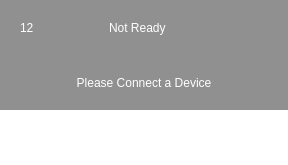
<?xml version="1.0" encoding="UTF-8"?>
<ui version="4.0">
 <class>NotReadyWidget</class>
 <widget class="QWidget" name="NotReadyWidget">
  <property name="geometry">
   <rect>
    <x>0</x>
    <y>0</y>
    <width>288</width>
    <height>165</height>
   </rect>
  </property>
  <property name="windowTitle">
   <string>NotReadyWidget</string>
  </property>
  <property name="styleSheet">
   <string notr="true">QLabel {
   Color: #ffffff;
}

#widget_up {
	background: #909090;
}

#widget_down {
	background: #ffffff;
}
	</string>
  </property>
  <layout class="QVBoxLayout" name="verticalLayout_4">
   <property name="spacing">
    <number>0</number>
   </property>
   <property name="leftMargin">
    <number>0</number>
   </property>
   <property name="topMargin">
    <number>0</number>
   </property>
   <property name="rightMargin">
    <number>0</number>
   </property>
   <property name="bottomMargin">
    <number>0</number>
   </property>
   <item>
    <layout class="QVBoxLayout" name="verticalLayout_3" stretch="2,1">
     <property name="spacing">
      <number>0</number>
     </property>
     <item>
      <widget class="QWidget" name="widget_up" native="true">
       <layout class="QVBoxLayout" name="verticalLayout_2">
        <property name="spacing">
         <number>0</number>
        </property>
        <property name="leftMargin">
         <number>0</number>
        </property>
        <property name="topMargin">
         <number>0</number>
        </property>
        <property name="rightMargin">
         <number>0</number>
        </property>
        <property name="bottomMargin">
         <number>0</number>
        </property>
        <item>
         <layout class="QVBoxLayout" name="verticalLayout" stretch="1,1">
          <item>
           <layout class="QHBoxLayout" name="horizontalLayout" stretch="1,1,2,2,4">
            <property name="topMargin">
             <number>0</number>
            </property>
            <item>
             <spacer name="horizontalSpacer">
              <property name="orientation">
               <enum>Qt::Horizontal</enum>
              </property>
              <property name="sizeType">
               <enum>QSizePolicy::Fixed</enum>
              </property>
              <property name="sizeHint" stdset="0">
               <size>
                <width>20</width>
                <height>20</height>
               </size>
              </property>
             </spacer>
            </item>
            <item>
             <widget class="QLabel" name="label_number">
              <property name="text">
               <string>12</string>
              </property>
              <property name="scaledContents">
               <bool>false</bool>
              </property>
             </widget>
            </item>
            <item>
             <spacer name="horizontalSpacer_3">
              <property name="orientation">
               <enum>Qt::Horizontal</enum>
              </property>
              <property name="sizeType">
               <enum>QSizePolicy::Expanding</enum>
              </property>
              <property name="sizeHint" stdset="0">
               <size>
                <width>40</width>
                <height>20</height>
               </size>
              </property>
             </spacer>
            </item>
            <item>
             <widget class="QLabel" name="label_title">
              <property name="text">
               <string>Not Ready</string>
              </property>
             </widget>
            </item>
            <item>
             <spacer name="horizontalSpacer_2">
              <property name="orientation">
               <enum>Qt::Horizontal</enum>
              </property>
              <property name="sizeHint" stdset="0">
               <size>
                <width>40</width>
                <height>20</height>
               </size>
              </property>
             </spacer>
            </item>
           </layout>
          </item>
          <item>
           <widget class="QLabel" name="label_desc">
            <property name="text">
             <string>Please Connect a Device</string>
            </property>
            <property name="alignment">
             <set>Qt::AlignCenter</set>
            </property>
           </widget>
          </item>
         </layout>
        </item>
       </layout>
      </widget>
     </item>
     <item>
      <widget class="QWidget" name="widget_down" native="true"/>
     </item>
    </layout>
   </item>
  </layout>
 </widget>
 <resources/>
 <connections/>
</ui>
